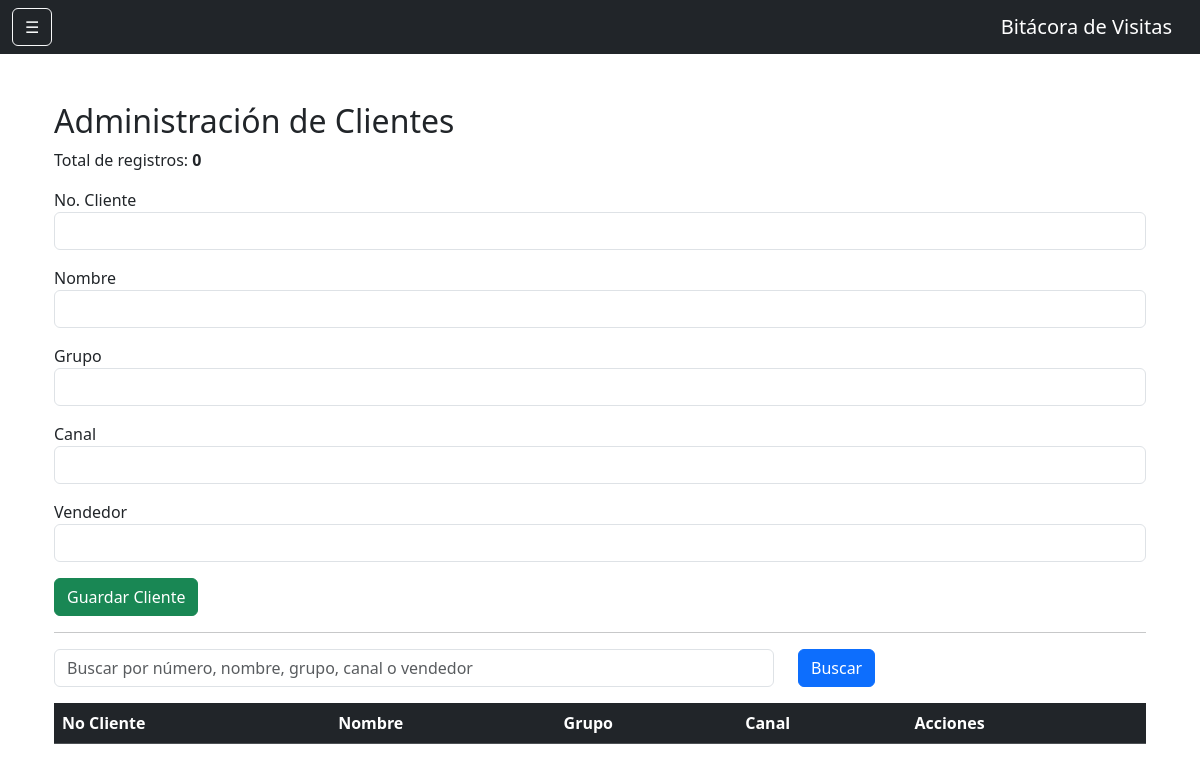
Before: /clientes (signed in) with the older database file.
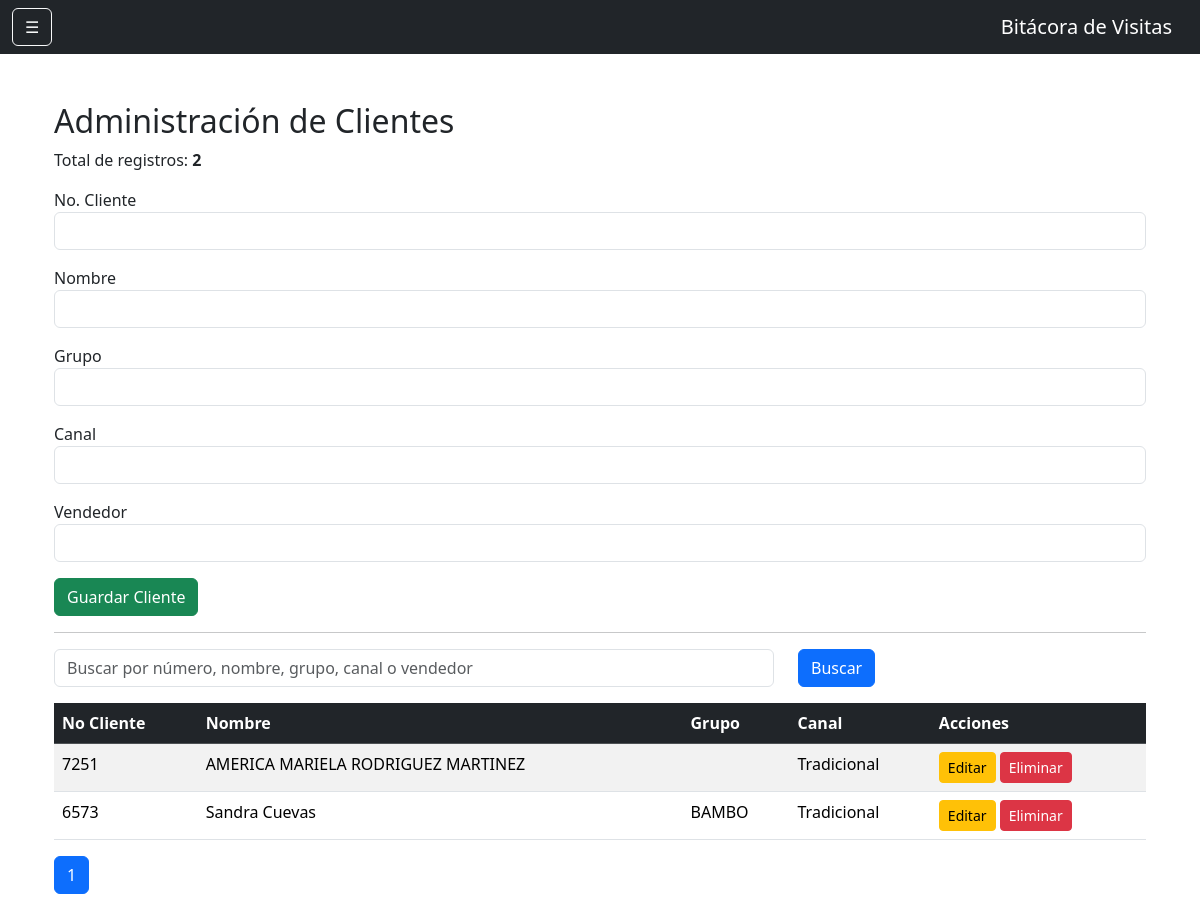
After: the same page with the newer database file.
### models.py (models this page shows)
class Cliente(db.Model):
    __tablename__ = 'clientes'
    id = db.Column(
        db.Integer,
        primary_key=True
    )
    num_cliente = db.Column(
        db.String(20),
        unique=True,
        nullable=False
    )
    nombre = db.Column(
        db.String(150),
        nullable=False
    )
    grupo = db.Column(
        db.String(100)
    )
    canal = db.Column(
        db.String(100)
    )
    vendedor = db.Column(
        db.Integer
    )

### app.py (the view, shortened to what this page needs)
@app.route('/clientes', methods=['GET', 'POST'])
@login_required
def clientes():
    if current_user.rol not in ['admin', 'supervisor']:
        return "Acceso denegado"
    buscar = request.args.get(
        'buscar',
        ''
    )
    pagina = request.args.get(
        'page',
        1,
        type=int
    )
    if buscar:
        lista_clientes = Cliente.query.filter(
            or_(
                Cliente.num_cliente.contains(
                    buscar
                ),
                Cliente.nombre.contains(
                    buscar
                ),
                Cliente.grupo.contains(
                    buscar
                ),
                Cliente.canal.contains(
                    buscar
                )
            )
        ).order_by(
            Cliente.nombre
        ).paginate(
            page=pagina,
            per_page=25,
            error_out=False
        )
    else:
        lista_clientes = Cliente.query.order_by(
            Cliente.nombre
        ).paginate(
            page=pagina,
            per_page=25,
            error_out=False
        )
    return render_template(
        'clientes.html',
        clientes=lista_clientes
    )

### app.py (called while the page is built)
@login_manager.user_loader
def load_user(user_id):
    return Usuario.query.get(int(user_id))

### templates/clientes.html (shortened to what this page needs)
{% extends 'base.html' %}
{% block contenido %}
    <link
        href="https://cdn.jsdelivr.net/npm/bootstrap@5.3.3/dist/css/bootstrap.min.css"
        rel="stylesheet">
<div class="container mt-5">
    <h2>Administración de Clientes</h2>
    <p>
    Total de registros:
    <strong>
        {{ clientes.total }}
    </strong>
</p>
    <form method="POST">
        <div class="mb-3">
            <label>No. Cliente</label>
            <input type="text"
                   name="num_cliente"
                   class="form-control"
                   required>
        </div>
        <div class="mb-3">
            <label>Nombre</label>
            <input type="text"
                   name="nombre"
                   class="form-control"
                   required>
        </div>
        <div class="mb-3">
            <label>Grupo</label>
            <input type="text"
                   name="grupo"
                   class="form-control">
        </div>
        <div class="mb-3">
            <label>Canal</label>
            <input type="text"
                   name="canal"
                   class="form-control">
        </div>
        <div class="mb-3">
            <label>Vendedor</label>
            <input type="text"
                   name="vendedor"
                   class="form-control">
        </div>
        <button type="submit" class="btn btn-success">
            Guardar Cliente
        </button>
    </form>
    <hr>
    <form method="GET">
        <div class="row mb-3">
            <div class="col-md-8">
                <input
                    type="text"
                    name="buscar"
                    class="form-control"
                    placeholder="Buscar por número, nombre, grupo, canal o vendedor">
            </div>
            <div class="col-md-2">
                <button
                    type="submit"
                    class="btn btn-primary">
                    Buscar
                </button>
            </div>
        </div>
    </form>
    <table class="table table-striped table-hover">
        <thead class="table-dark">
            <tr>
                <th>No Cliente</th>
                <th>Nombre</th>
                <th>Grupo</th>
                <th>Canal</th>
                <th>Acciones</th>
            </tr>
        </thead>
        <tbody>
            {% for cliente in clientes.items %}
            <tr>
                <td>{{ cliente.num_cliente }}</td>
                <td>{{ cliente.nombre }}</td>
                <td>{{ cliente.grupo }}</td>
                <td>{{ cliente.canal }}</td>
                <td>
                    <a href="/cliente/editar/{{ cliente.id }}"
                       class="btn btn-warning btn-sm">
                        Editar
                    </a>
                    <a href="/cliente/eliminar/{{ cliente.id }}"
                       class="btn btn-danger btn-sm"
                       onclick="return confirm('¿Eliminar este cliente?');">
                        Eliminar
                    </a>
                </td>
            </tr>
            {% endfor %}
        </tbody>
    </table>
    <nav aria-label="Paginación de clientes">
    <ul class="pagination">
        {% for num in clientes.iter_pages() %}
            {% if num %}
                <li class="page-item {% if num == clientes.page %}active{% endif %}">
                    <a class="page-link"
                       href="{{ url_for('clientes', page=num) }}">
                        {{ num }}
                    </a>
                </li>
            {% else %}
                <li class="page-item disabled">
                    <span class="page-link">…</span>
                </li>
            {% endif %}
        {% endfor %}
    </ul>
</nav>
</div>
{% endblock %}

### templates/base.html (shortened to what this page needs)
<!DOCTYPE html>
<html lang="es">
<head>
    <link
        href="https://cdn.jsdelivr.net/npm/bootstrap@5.3.3/dist/css/bootstrap.min.css"
        rel="stylesheet">
</head>
<body>
    <nav class="navbar navbar-dark bg-dark">
        <div class="container-fluid">
            <button
                class="btn btn-outline-light"
                type="button"
                data-bs-toggle="offcanvas"
                data-bs-target="#menuLateral">
                ☰
            </button>
            <span class="navbar-brand mb-0 h1">
                Bitácora de Visitas
            </span>
        </div>
    </nav>
    <div class="container mt-4">
        {% block contenido %}
        {% endblock %}
    </div>
</body>
</html>

Changed rows visible on the page:
added Cliente: num_cliente "7251", nombre "AMERICA MARIELA RODRIGUEZ MARTINEZ", canal "Tradicional"
added Cliente: num_cliente "6573", nombre "Sandra Cuevas", grupo "BAMBO", canal "Tradicional"
Other visible differences:
{{ clientes.total }}: "0" → "2"
new list line: "1"
